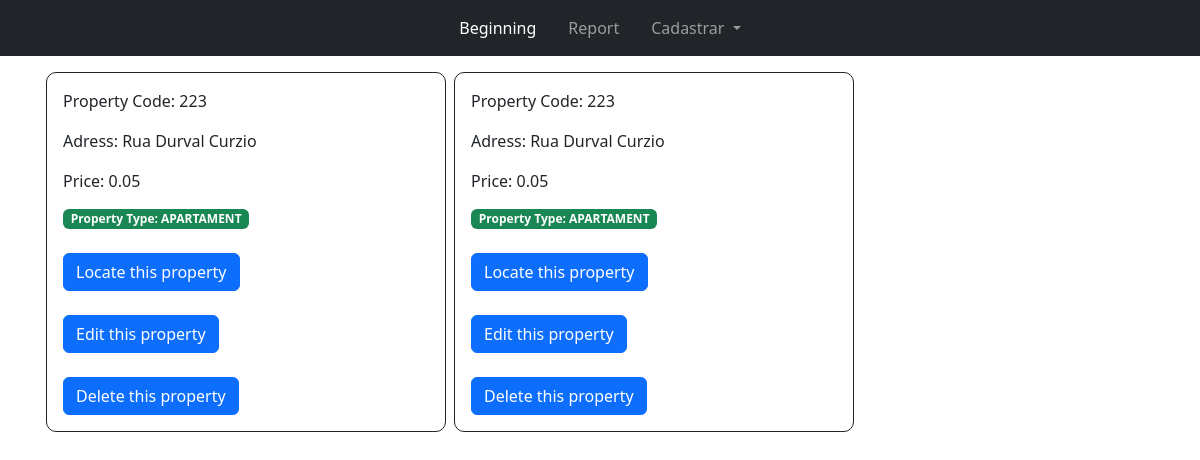
/, run on an earlier commit of the app's database.
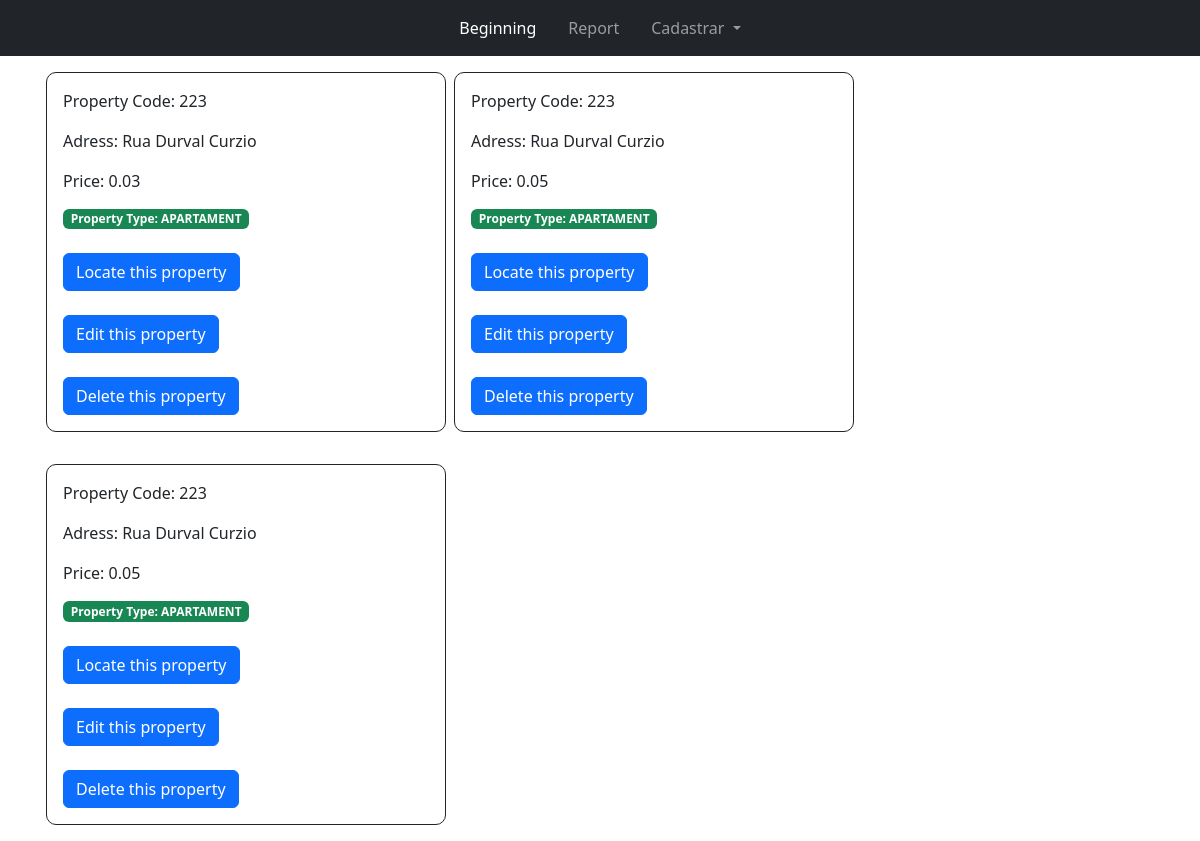
And on a later commit of the database.
### app/models.py (models this page shows, shortened)
class Property(models.Model):
    address = models.CharField(max_length=200)
    code = models.CharField(max_length=50)
    is_locate = models.BooleanField(default=False)
    price = models.DecimalField(max_digits=6, decimal_places=2)
    type_item = models.CharField(max_length=50, choices=TypeProperty.choices)
    class Meta:
        verbose_name = 'Property'
        verbose_name_plural = 'Properties'
        ordering = ['-id']

### app/views.py (the view)
# urls.py: path('', app.views.list_location, name='list_locationn'),
def list_location(request):
    properties = Property.objects.filter(is_locate=False)
    context = {'properties': properties}
    return render(request, 'list_location.html', context)

### app/templates/list_location.html (shortened to what this page needs)
{% extends 'base.html' %}
{% block content %}
<div class="container">
    <div class="cards">
        {% for property in properties %}
        <div class="card-item h-100">
            <div class="card-body p-3">
                <p>Property Code: {{property.code}}</p>
                <p>Adress: {{property.address}}</p>
                <p>Price: {{property.price}}</p>
                <div class="d-flex justify-content-between align-items-center">
                    <div class="badge bg-success">Property Type: {{property.type_item}}</div>
                </div>
                <br>
                <div>
                   <a href="{% url 'location-create' property.id %}" class="btn btn-primary">Locate this property</a>
                </div>
                <br>
                <div>
                   <a href="{% url 'edit_property' property.id %}" class="btn btn-primary">Edit this property</a>
                </div>
                <br>
                <div>
                   <a href="{% url 'delete_property' property.id %}" class="btn btn-primary">Delete this property</a>
                </div>
            </div>
        </div>
        {% endfor %}
    </div>
</div>
{% endblock %}

What changed in the data, as far as the page shows it:
added Property: code "223", address "Rua Durval Curzio", price "0.03", type_item "APARTAMENT"
